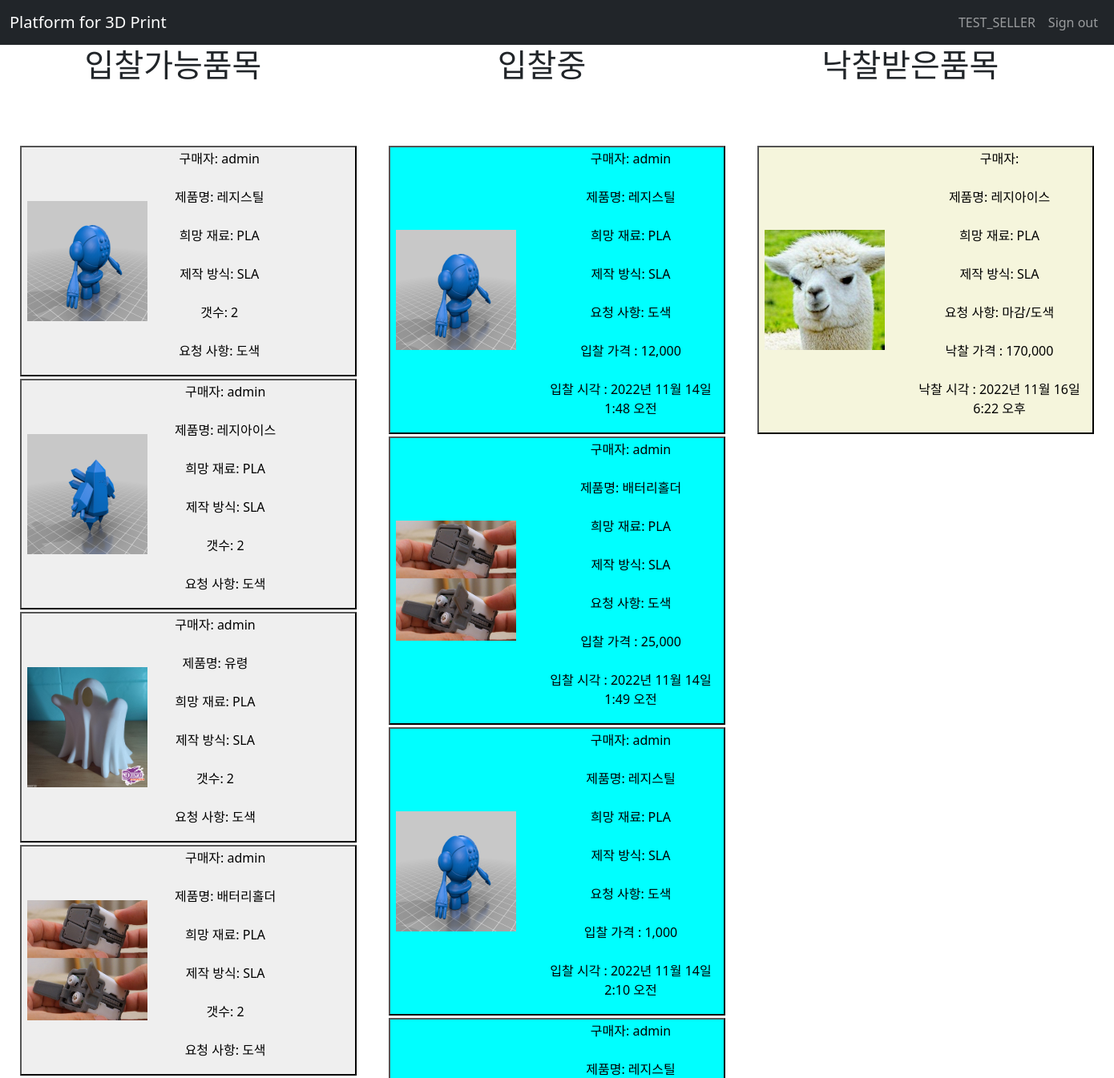
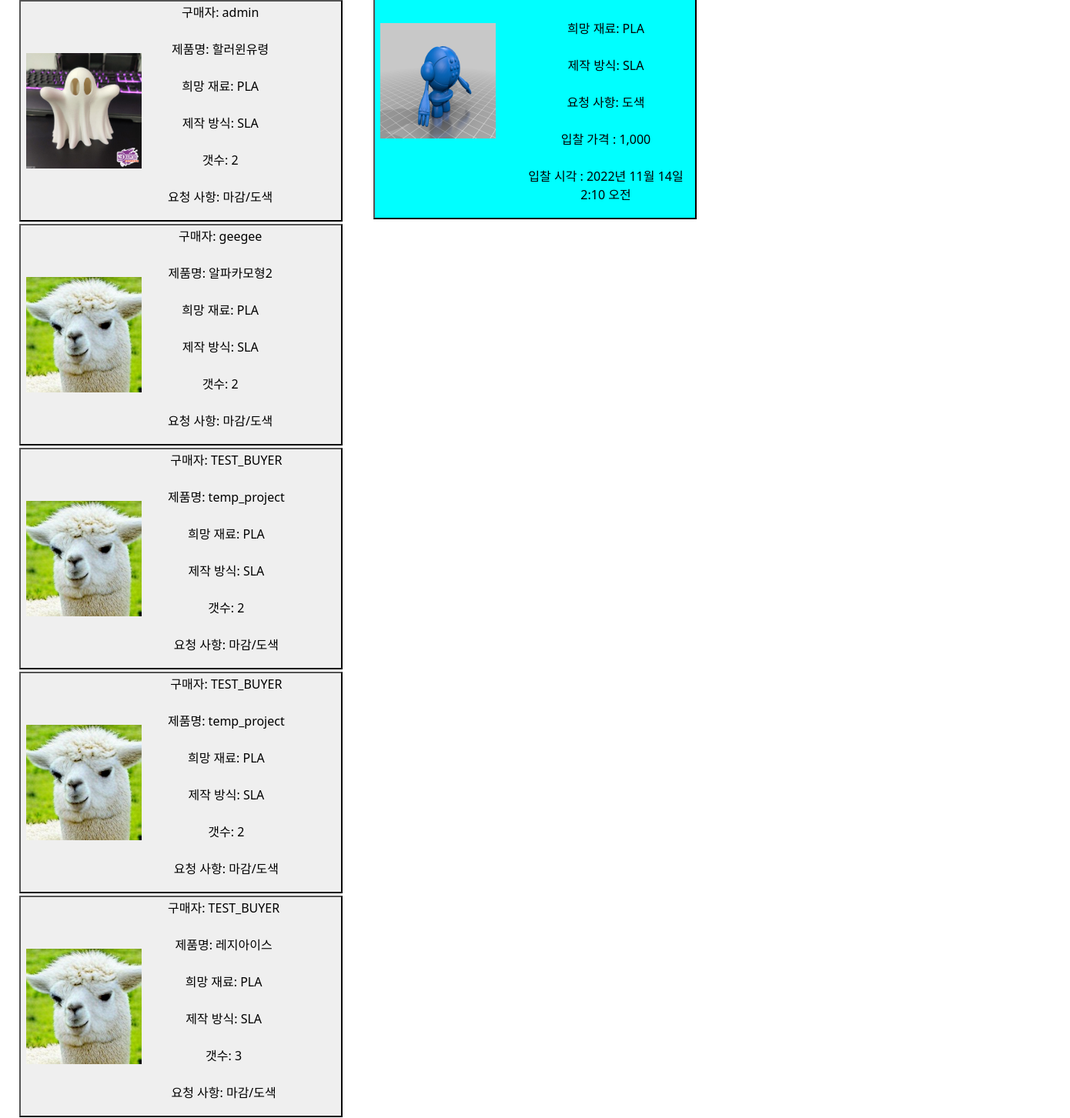
Before: /sell/bid_board/ (signed in, upper part) with the older database file (2 pictures, top to bottom).
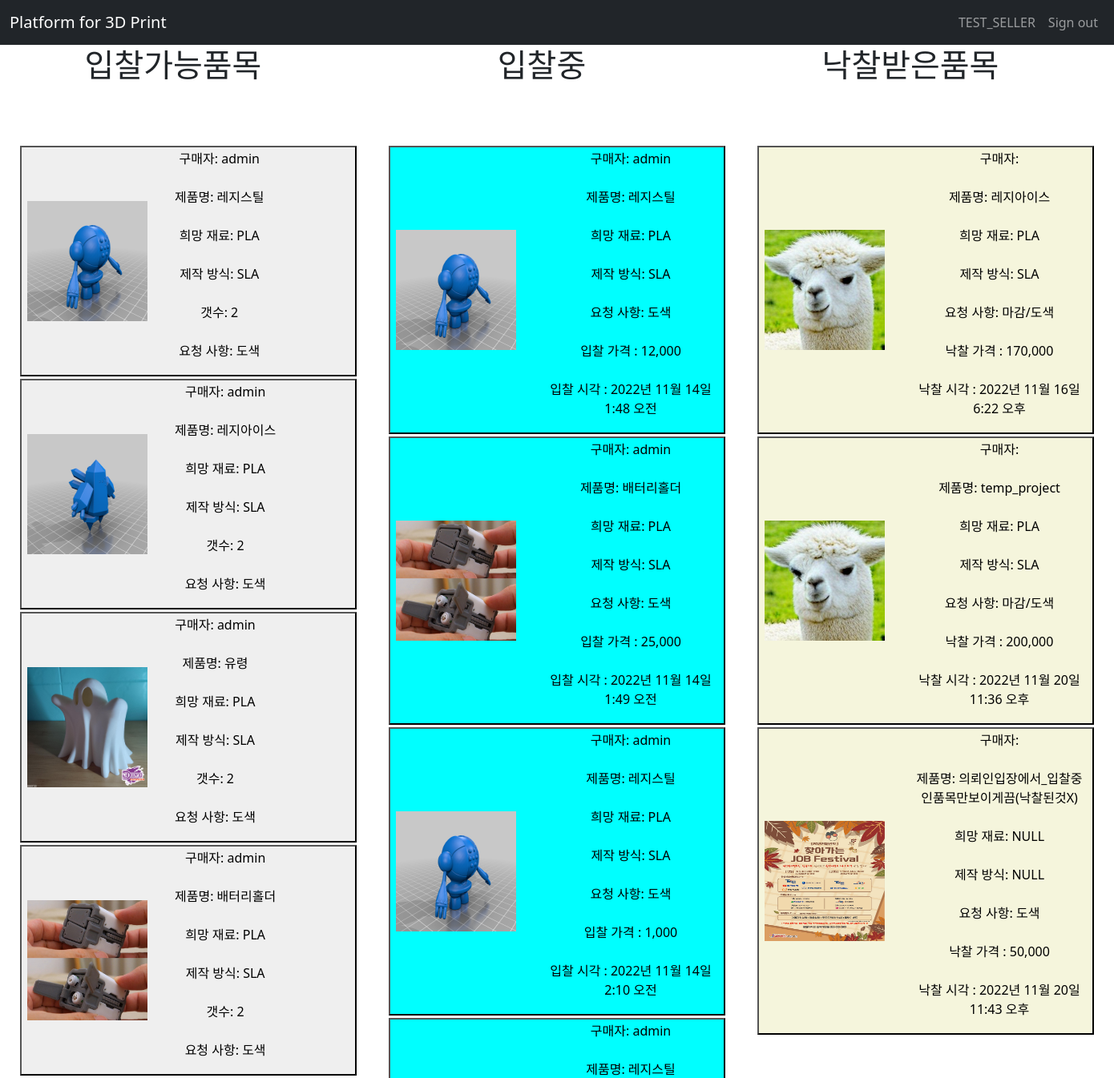
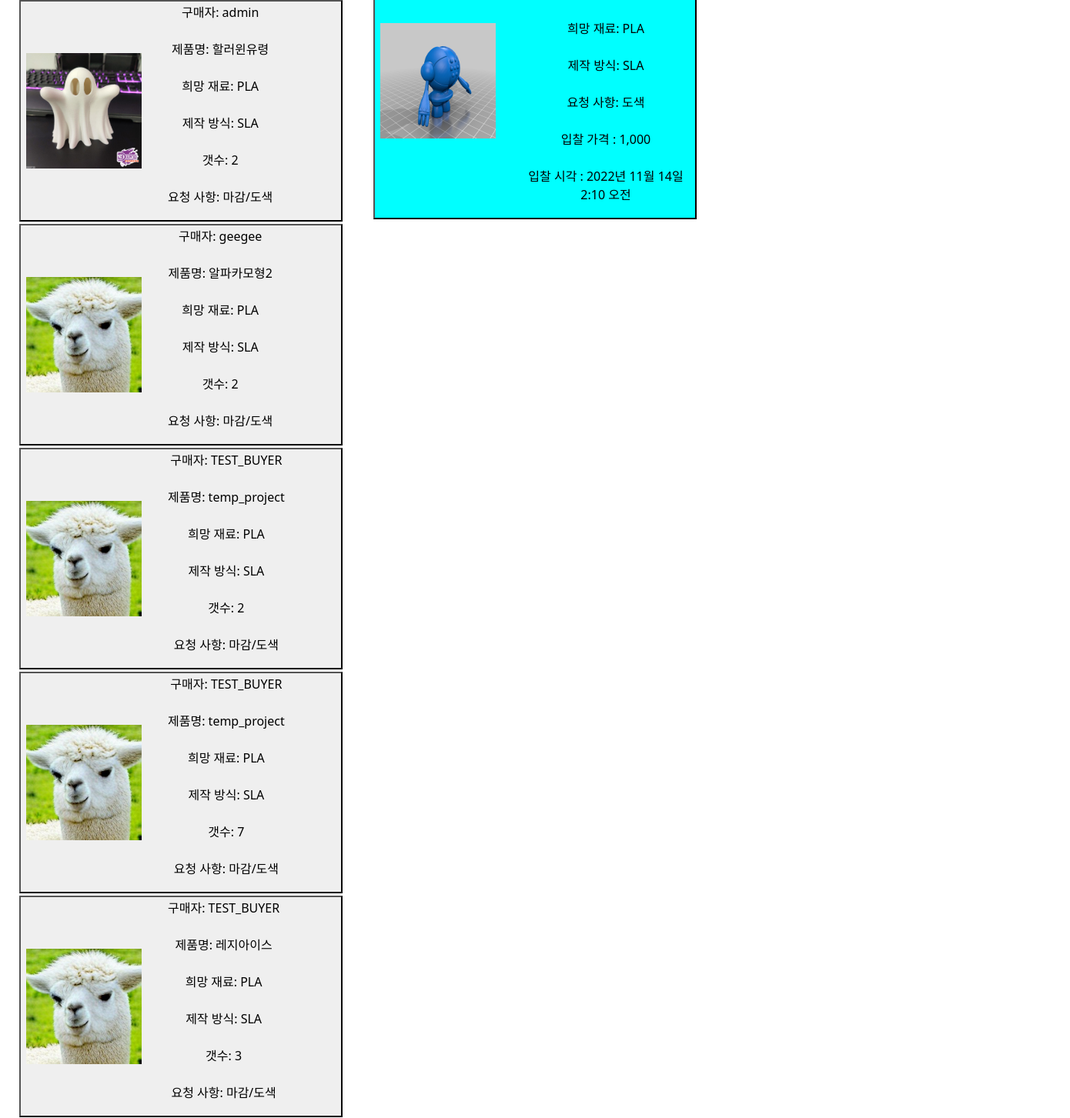
After: the same page with the newer database file (2 pictures, top to bottom).
### common/models.py (models this page shows)
class User(AbstractUser):
    flag = models.CharField(max_length=20)
    last_name = None
    TEL = models.CharField(max_length=20)
    address = models.CharField(max_length=100)
    equipment_id1 = models.CharField(max_length=50, blank=True)
    equipment_id2 = models.CharField(max_length=50, blank=True)
    equipment_id3 = models.CharField(max_length=50, blank=True)
    equipment_id4 = models.CharField(max_length=50, blank=True)
    equipment_id5 = models.CharField(max_length=50, blank=True)

### trade/models.py (models this page shows)
class Estimate(models.Model):
    estimate_id = models.UUIDField(primary_key=True, default=uuid.uuid4, editable=False)
    buyer_id = models.ForeignKey(User, on_delete=models.CASCADE)
    project_name = models.CharField(max_length=200)
    material = models.CharField(max_length=15)
    method = models.CharField(max_length=15)
    pieces = models.IntegerField()
    detail = models.TextField()
    drawing = models.FileField()
    reg_date = models.DateTimeField()

class Bid(models.Model):
    bid_id = models.UUIDField(primary_key=True, default=uuid.uuid4, editable=False)
    seller_id = models.ForeignKey(User, on_delete=models.CASCADE)
    estimate_id = models.ForeignKey(Estimate, on_delete=models.CASCADE)
    price = models.IntegerField()
    bid_date = models.DateTimeField()
    finished = models.BooleanField()

### sell/views.py (the view)
# urls.py: path('bid_board/', views.bid_board, name='bid_board'),
def bid_board(request):
    equipment = Equipment.objects.get(pk=request.user.equipment_id1)
    available_material = equipment.material.split("/") + ["NULL"]
    available_estimates = Estimate.objects.filter(
        method__in=[equipment.method, "NULL"],
        material__in=available_material,
    )
    bidding = Bid.objects.filter(finished=False, seller_id=request.user)
    completed_bid = Bid.objects.filter(finished=True, seller_id=request.user)
    context = {
        "estimates": available_estimates,
        "bidding": bidding,
        "completed": completed_bid,
    }
    return render(request, "seller/temp/bid_board.html", context)

### templates/seller/temp/bid_board.html (shortened to what this page needs)
{% extends 'base.html' %}
{% load static %}
{% load humanize %}
{% block content %}
<head>
</head>
<body>
    <table id="tb" style="margin: auto;">
        <th><h1 id="Head">입찰가능품목</h1></th>
        <th><h1 id="Head">입찰중</h1></th>
        <th><h1 id="Head">낙찰받은품목</h1></th>
        <tr>
            <td id="td1" style="padding: 20px;">
                <div id="Left">
                    <br><br>
                        {% if estimates %}
                            {% for est in estimates %}
                            <a href={% url 'sell:estimate_detail' est.estimate_id %}>
                                <button id="LeftItem">
                                    <table>
                                        <tr>
                                            <td>
                                                <img style="width:150px; height:150px;" src="{{est.drawing.url}}" alt="도면 미리보기">
                                            </td>
                                            <td>
                                                <ul style="float: center; list-style:none">
                                                    <li>구매자: {{ est.buyer_id }}</li><br>  {% comment %} buyer 객체가 연결되어있음 {% endcomment %}
                                                    <li>제품명: {{ est.project_name }}</li><br>
                                                    <li>희망 재료: {{ est.material }}</li><br>
                                                    <li>제작 방식: {{ est.method }}</li><br>
                                                    <li>갯수: {{ est.pieces }}</li><br>
                                                    <li>요청 사항: {{ est.detail }}</li>
                                                </ul>
                                            </td>
                                        </tr>
                                    </table>
                                </button>
                            </a>
                            {% endfor %}
                        {% else %}
                            <p>No estimates are available.</p>
                        {% endif %}
                </div>
            </td>
            <td id="td1" style="padding: 20px;">
                <div id="Center">
                    <br><br>
                    {% if bidding %}
                        {% for b in bidding %}
                        <button id="CenterItem">
                            <table>
                                <tr>
                                    <td>
                                        <img style="width:150px; height:150px;" src="{{b.estimate_id.drawing.url}}" alt="도면 미리보기">
                                    </td>
                                    <td>
                                        <ul style="float: center; list-style:none">
                                            <li>구매자: {{ b.estimate_id.buyer_id }}</li><br>
                                            <li>제품명: {{ b.estimate_id.project_name }}</li><br>
                                            <li>희망 재료: {{ b.estimate_id.material }}</li><br>
                                            <li>제작 방식: {{ b.estimate_id.method }}</li><br>
                                            <li>요청 사항: {{ b.estimate_id.detail }}</li><br>
                                            <li>입찰 가격 : {{ b.price | intcomma }}</li><br>
                                            <li>입찰 시각 : {{ b.bid_date }}</li>
                                        </ul>
                                    </td>
                                </tr>
                            </table>
                        </button>
                        {% endfor %}
                    {% else %}
                        <p>No Bidding are available.</p>
                    {% endif %}
                </div>
            </td>
            <td id="td1" style="padding: 20px;">
                <div id="Right">
                    <br><br>
                    {% if completed %}
                        {% for c in completed %}
                        <button id="RightItem">
                            <table>
                                <tr>
                                    <td>
                                        <img style="width:150px; height:150px;" src="{{c.estimate_id.drawing.url}}" alt="도면 미리보기">
                                    </td>
                                    <td>
                                        <ul style="float: center; list-style:none">
                                            <li>구매자: {{ c.estimate_id.buyer_id.buyer_id }}</li><br>
                                            <li>제품명: {{ c.estimate_id.project_name }}</li><br>
                                            <li>희망 재료: {{ c.estimate_id.material }}</li><br>
                                            <li>제작 방식: {{ c.estimate_id.method }}</li><br>
                                            <li>요청 사항: {{ c.estimate_id.detail }}</li><br>
                                            <li>낙찰 가격 : {{ c.price | intcomma }}</li><br>
                                            <li>낙찰 시각 : {{ c.bid_date }}</li>
                                        </ul>
                                    </td>
                                </tr>
                            </table>
                        </button>
                        {% endfor %}
                    {% else %}
                    <p>No completed are available.</p>
                    {% endif %}
                </div>
            </td>
        </tr>
    </table>
</body>
{% endblock %}

### templates/base.html (shortened to what this page needs)
<!DOCTYPE html>
<html lang="en">
    <head>
        <link href="https://cdn.jsdelivr.net/npm/bootstrap@5.2.2/dist/css/bootstrap.min.css" rel="stylesheet">
    </head>
    <body class="d-flex flex-column min-vh-100">
        <nav class="navbar navbar-expand-sm bg-dark navbar-dark">
            <div class="container-fluid">
                <a class="navbar-brand" href="/">Platform for 3D Print</a>
                <div class="collapse navbar-collapse justify-content-between" id="collapsibleNavbar">
                    <ul class="navbar-nav">
                        <li class="nav-item">
                            {% if user.is_authenticated %}
                                <a class="nav-link" href="{% url 'common:mypage' %}">{{ user.username }}</a>
                            {% else %}
                                <a class="nav-link" href={% url 'common:login' %}>Sign in</a>
                            {% endif %}
                        </li>
                        <li class="nav-item">
                            {% if user.is_authenticated %}
                                <a class="nav-link" href="{% url 'common:logout' %}">Sign out</a>
                            {% else %}
                                <a class="nav-link" href={% url 'common:signup' %}>Sign up</a>
                            {% endif %}
                        </li>
                    </ul>
                </div>
            </div>
        </nav>
        {% block content %}
        {% endblock content %}
    </body>
</html>

### templates/seller/temp/bid_board.html (style rules this page uses)
#tb { margin: 20px; }
#td1 { vertical-align: top; }
#Left { width: 420px; text-align: center; }
#Center { width: 420px; text-align: center; }
#Right { width: 420px; text-align: center; }
#Head { font-size: 40; width: 420px; text-align: center; }
#LeftItem { font-size: 40; width: 420px; }
#CenterItem { font-size: 40; width: 420px; background-color:aqua; }
#RightItem { font-size: 40; width: 420px; background-color:beige; }

Changed rows visible on the page:
changed Estimate (number 8 of 9 on the later page): pieces "2" → "7"
added Bid: estimate_id.drawing (picture), estimate_id.project_name "temp_project", estimate_id.material "PLA", estimate_id.method "SLA", estimate_id.detail "마감/도색", price "200,000", bid_date "2022년 11월 20일 11:36 오후"
added Bid: estimate_id.drawing (picture), estimate_id.project_name "의뢰인입장에서_입찰중인품목만보이게끔(낙찰된것X)", estimate_id.material "NULL", estimate_id.method "NULL", estimate_id.detail "도색", price "50,000", bid_date "2022년 11월 20일 11:43 오후"
